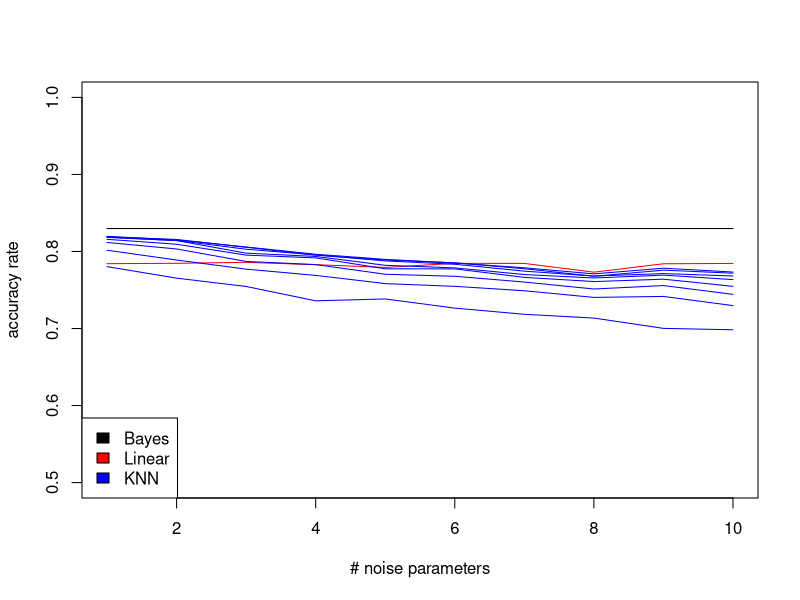
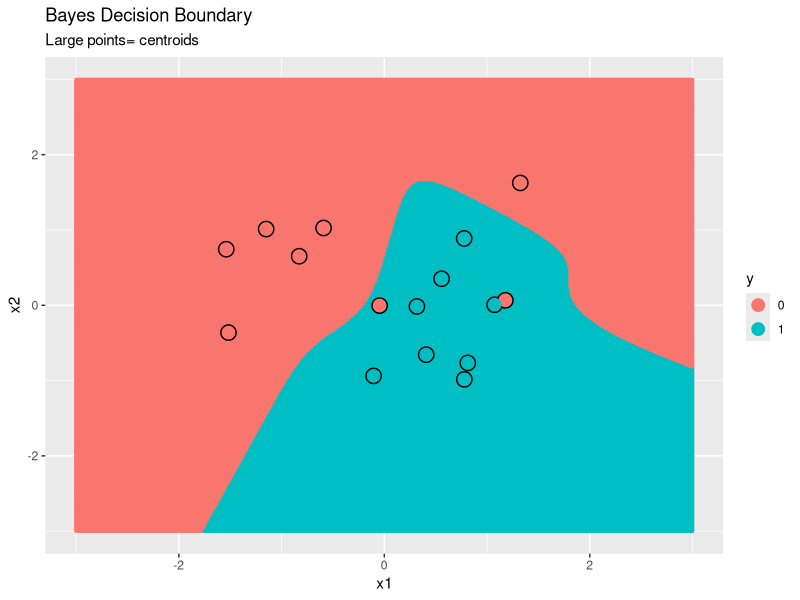
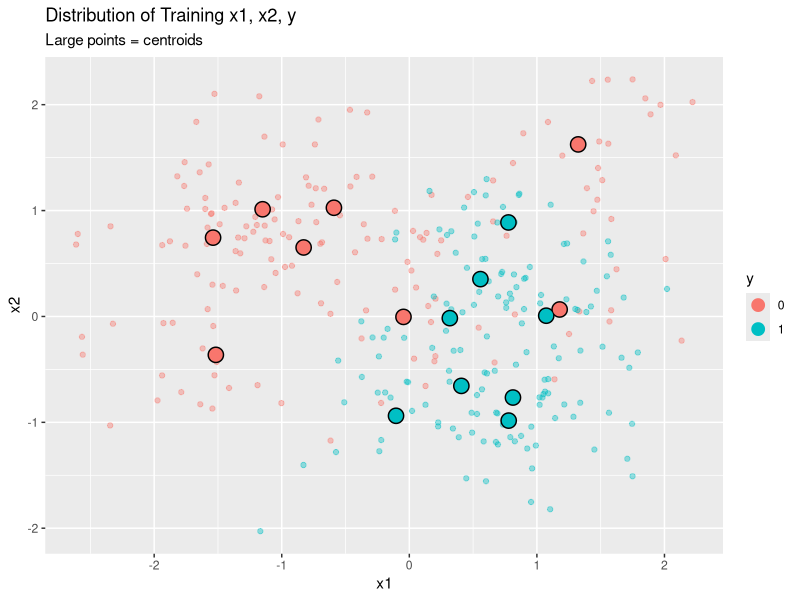
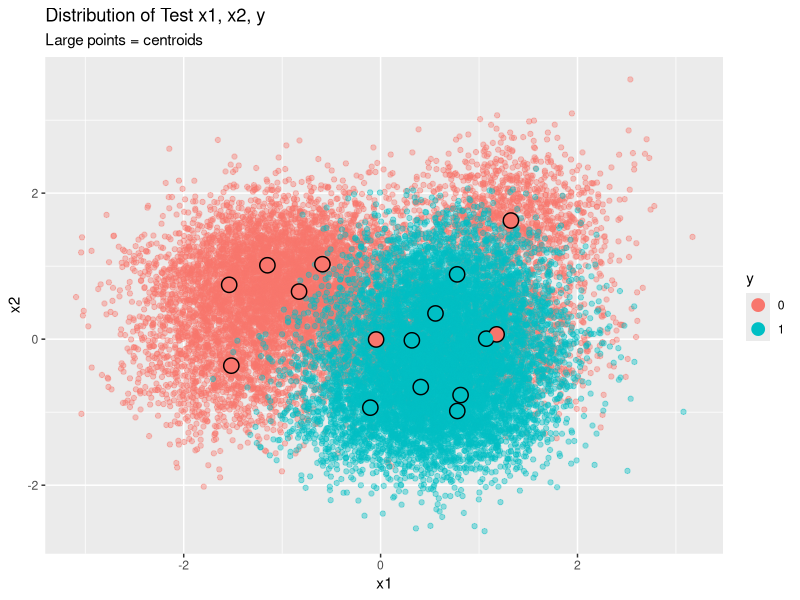

Source code (R) for these figures, in order:
suppressMessages(library(dplyr))
suppressMessages(library(ggplot2))
suppressMessages(library(mvtnorm))
suppressMessages(library(class))
suppressMessages(library(rlist))

PI = .5
K = 8
W = rep(1/8, K)
SIGMA = .5 * diag(2)

N_TRAIN = 300
N_TEST = 20000

# Part A ------------------------------------------------------------------

# generate mu
# get with key j + 1; then get row k by slicing
set.seed(11)
MU = list(
  rmvnorm(8, c(0, 1), diag(2)),
  rmvnorm(8, c(1, 0), diag(2))
)


# PART B ------------------------------------------------------------------
generate_mixed_normals <- function(n, centroids=MU, omega=W, sigma2=SIGMA^2, pi=PI, seed=25){
  #' Generates the density in 1a, pursuant to problem instructions
  #' @param n: int, size of generated dataset
  #' @param centroids: list[matrix[K, 2], matrix[K, 2]]. A list of the centroids
  #' @param omega: numeric[K] mixing weights
  #' @param sigma2: matrix[2, 2], var-cov matrix for MVN
  #' @param pi: numeric, class priors
  #' @param seed: integer, seed for reproducability
  #' @return : list[matrix[n, 2], numeric[n]], a list of x, y values
  
  set.seed(seed)
  pos_class = rbinom(n, 1, pi)
  
  # sample from omega, THEN sample from MVN
  # generate from positive class
  set.seed(220)
  pos_x = lapply(sample(1:length(omega), sum(pos_class), prob=omega, replace=T), 
                 function(k) rmvnorm(1, centroids[[2]][k, ], sigma2)) %>%
    do.call("rbind", .)
  # generate from negative class
  neg_x = lapply(sample(1:length(omega), length(pos_class) - sum(pos_class), prob=omega, replace=T), 
                 function(k) rmvnorm(1, centroids[[1]][k, ], sigma2)) %>%
    do.call("rbind", .)
  
  list(
    x=rbind(neg_x, pos_x), 
    y=c(rep(0, nrow(neg_x)), rep(1, nrow(pos_x)))
  )
}

get_mixed_class_density <- function(x, mu, sigma=SIGMA^2, omega=W){
  #' Gets the mixture/mixed density for a single class, i.e. j=0 OR j=1
  #' @param x: matrix[n, 2], a matrix of x-values to take the density of
  #' @param sigma: matrix[2, 2], variance-covariance matrix of distribution
  #' @param omega: numeric[K], mixing weights
  #' @return : numeric[n], conditional mixed densities for the class
  
  lapply(1:nrow(mu), 
                   function(k) dmvnorm(x, 
                                       mu[k, ], 
                                       sigma) * omega[k]
  ) %>%
    base::Reduce("+", .)
}

# PART D ------------------------------------------------------------------
compute_bayes_classifier <- function(x, centroids, sigma=SIGMA^2, omega=W, pi=PI, decision_boundary=.5, response){
  #' Computes the bayes classifier at a particular x
  #' @param x: matrix[n, 2], a matrix of x-values to evaluate
  #' @param centroids: list[matrix[K, 2], matrix[K, 2]]. A list of the centroids
  #' @param omega: numeric[K] mixing weights
  #' @param sigma: matrix[2, 2], var-cov matrix for MVN
  #' @param pi: numeric, class priors
  #' @param decision_boundary: numeric, cutoff for 1/0 classification
  #' @return : numeric[nrow(x)], the Bayes classifications of each entry in x

  dens_pos = get_mixed_class_density(x, mu=centroids[[2]], sigma, omega)
  dens_neg = get_mixed_class_density(x, mu=centroids[[1]], sigma, omega)
  
  # doing it in full in case pi ever changes
  if (response == 'prob'){
    return(
      (dens_pos*pi)/(dens_pos*pi + dens_neg*(1-pi))
      )
  }else{
    return(
      (dens_pos*pi)/(dens_pos*pi + dens_neg*(1-pi)) >= decision_boundary
    )
  }
}

# PART E ------------------------------------------------------------------
# linear classifier
fit_linear_classifier <- function(x, y){
  #' Fits the linear classifier
  #' @param x: matrix[n, 2], a matrix of features
  #' @param y: numeric[n], a vector of binary y-values
  #' @return : stats::lm(), a linear model
  # R really wants it to be a df I guess
  df = data.frame(x)
  df$y = y
  lm(y ~ ., df)
}

# linear model prediction
predict_linear_classifier <- function(mod, x, decision_boundary=.5){
  #' Predicts for a fitted linear classifier
  #' @param mod: stats::lm(), a fitted linear model
  #' @param x: matrix[n, 2], a matrix of x-values to predict
  #' @param decision_boundary: numeric, the 1/0 decision cutoff
  #' @return : numeric, predicted y classes

  yhat = predict(mod, newdata=data.frame(x))
  as.numeric(yhat >= decision_boundary)
}

# evaluation function
train_test_model_suite <- function(the_data, 
                                   kvec=seq(1, 15, 2), 
                                   params=list(
                                     centroids=MU,
                                     omega=W,
                                     pi=PI,
                                     sigma=SIGMA^2
                                   )){
  # Bayes classifier
  bayes_test_class = compute_bayes_classifier(the_data$xtest[, c(1,2)], centroids=params$centroids, sigma=params$sigma, omega=params$omega, pi=params$pi,
                                              response='class')
  bayes_test_acc = mean(bayes_test_class == the_data$ytest)
  
  # Linear classifier
  clf_linear = fit_linear_classifier(the_data$xtrain, the_data$ytrain)
  yhat_linear = predict_linear_classifier(clf_linear, the_data$xtest)
  linear_test_acc = mean(yhat_linear == the_data$ytest)
  acc_list = c(bayes_test_acc, linear_test_acc) # list of accuracy measurements
  
  # KNN classifiers
  for (k in kvec) {
    yhat_KNN = knn(train=the_data$xtrain, test=the_data$xtest, cl=as.factor(the_data$ytrain), k=k, l=0, prob=FALSE, use.all=TRUE)
    KNN_test_acc = mean(yhat_KNN == the_data$ytest)
    acc_list = c(acc_list, KNN_test_acc)
  }
  return(acc_list)
}

# PART F ------------------------------------------------------------------
# noisy wrapper around test suite
noisy_evaluation <- function(kvec, the_data, noise, sigma.noise) {
  # Add noise columns
  xtrain.noise <- replicate(noise, rnorm(nrow(the_data$xtrain), mean=0, sd=sigma.noise))
  xtest.noise <- replicate(noise, rnorm(nrow(the_data$xtest), mean=0, sd=sigma.noise))
  the_data$xtrain <- cbind(the_data$xtrain, xtrain.noise)
  the_data$xtest <- cbind(the_data$xtest, xtest.noise)
  train_test_model_suite(the_data, kvec)
}

# main portion ------------------------------------------------------------

# PART C ------------------------------------------------------------------
trainset = generate_mixed_normals(n=N_TRAIN)
xtrain = trainset$x; ytrain = trainset$y
testset = generate_mixed_normals(n=N_TEST)
xtest = testset$x; ytest = testset$y

the_data = list(
  xtrain=xtrain,
  ytrain=ytrain,
  xtest=xtest,
  ytest=ytest
)

mm = data.frame(the_data$xtest)
mm$yhat = compute_bayes_classifier(mm, centroids=MU, sigma=SIGMA^2, omega=W, pi=PI, response='class')
mm$y = the_data$ytest

# PART E ------------------------------------------------------------------
kvec = seq(1, 15, 2)
train_test_model_suite(the_data, kvec)

# PART F ------------------------------------------------------------------
# adding noise parameters
sigma.noise = 1
noise.cols = 1:10

noisy.result <- sapply(noise.cols, function(n_cols) {
  return(noisy_evaluation(kvec, the_data, n_cols, sigma.noise))
})

# Plot the effects of adding the noise parameters on the accuracy
res <- matrix(noisy.result, nrow=10)
plot(t(res)[,1], type="l", xlab="# noise parameters", ylab="accuracy rate", ylim=c(0.5, 1.0))
lines(t(res)[,2], col="red")
for (i in 3:10) {
  lines(t(res)[,i], col="blue")
}
legend("bottomleft", 
       legend=c("Bayes", "Linear", "KNN"), 
       fill=c("black", "red", "blue"))

# Some basic plots/visualization ------------------------------------------

x_grid = expand.grid(seq(-3, 3, .01), seq(-3, 3, .01))
bayes_x_grid = compute_bayes_classifier(x_grid, centroids=MU, sigma=SIGMA^2, omega=W, pi=PI, response='class') %>% as.numeric()
x_grid = data.frame(x_grid) %>%
  `colnames<-`(c("X1", "X2"))
x_grid$y = bayes_x_grid

ggplot(x_grid, aes(x=X1, y=X2, color=as.factor(y)), alpha=.01) + 
  geom_point(size=.5) +
  scale_color_discrete(name='y') + 
  geom_point(data = bind_rows(data.frame(MU[[1]]) %>% mutate(y=0), data.frame(MU[[2]]) %>% mutate(y=1)),
             mapping=aes(x=X1, y=X2), size= 5, colour='black') +
  geom_point(data = bind_rows(data.frame(MU[[1]]) %>% mutate(y=0), data.frame(MU[[2]]) %>% mutate(y=1)),
             mapping=aes(x=X1, y=X2, color = as.factor(y)), size= 4) + 
  labs(title = 'Bayes Decision Boundary', x='x1', y='x2', subtitle = 'Large points= centroids')

# the training data
ggplot(data.frame(cbind(the_data$xtrain, the_data$ytrain)) %>% `colnames<-`(c("x1", "x2", "y")),
       aes(x=x1, y=x2, color=as.factor(y))) +
  geom_point(alpha=.4) +
  scale_color_discrete(name='y') + 
  geom_point(data = bind_rows(data.frame(MU[[1]]) %>% mutate(y=0), data.frame(MU[[2]]) %>% mutate(y=1)),
             mapping=aes(x=X1, y=X2), size= 5, colour='black') +
  geom_point(data = bind_rows(data.frame(MU[[1]]) %>% mutate(y=0), data.frame(MU[[2]]) %>% mutate(y=1)),
             mapping=aes(x=X1, y=X2, color = as.factor(y)), size= 4) + 
  labs(title = 'Distribution of Training x1, x2, y', subtitle='Large points = centroids')


# the test data
ggplot(data.frame(cbind(the_data$xtest, the_data$ytest)) %>% `colnames<-`(c("x1", "x2", "y")),
       aes(x=x1, y=x2, color=as.factor(y))) +
  geom_point(alpha=.4) +
  scale_color_discrete(name='y') + 
  geom_point(data = bind_rows(data.frame(MU[[1]]) %>% mutate(y=0), data.frame(MU[[2]]) %>% mutate(y=1)),
             mapping=aes(x=X1, y=X2), size= 5, colour='black') +
  geom_point(data = bind_rows(data.frame(MU[[1]]) %>% mutate(y=0), data.frame(MU[[2]]) %>% mutate(y=1)),
             mapping=aes(x=X1, y=X2, color = as.factor(y)), size= 4) + 
  labs(title = 'Distribution of Test x1, x2, y', subtitle='Large points = centroids')
